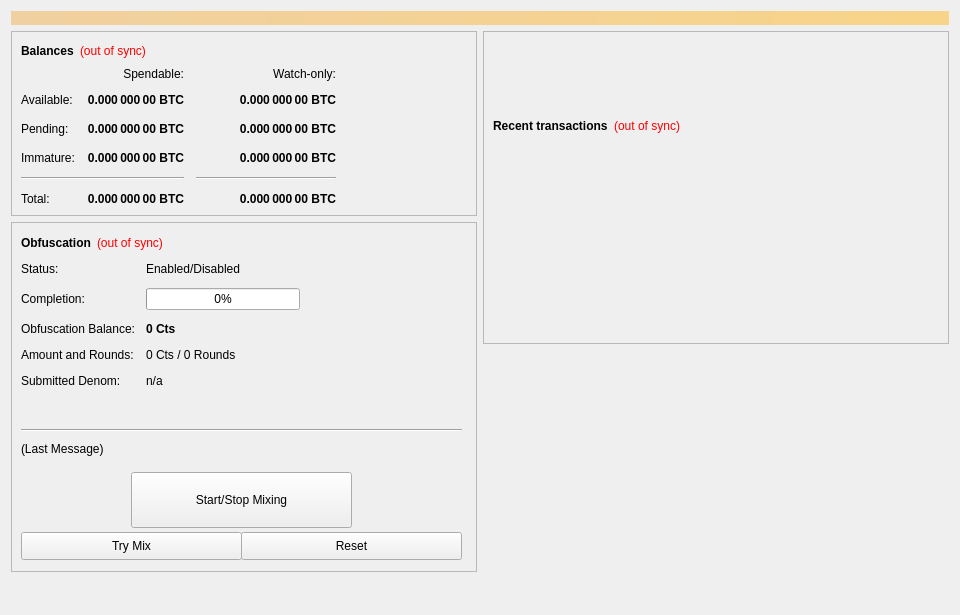
<?xml version="1.0" encoding="UTF-8"?>
<ui version="4.0">
 <class>OverviewPage</class>
 <widget class="QWidget" name="OverviewPage">
  <property name="geometry">
   <rect>
    <x>0</x>
    <y>0</y>
    <width>960</width>
    <height>615</height>
   </rect>
  </property>
  <property name="minimumSize">
   <size>
    <width>960</width>
    <height>0</height>
   </size>
  </property>
  <property name="windowTitle">
   <string>Form</string>
  </property>
  <layout class="QVBoxLayout" name="topLayout">
   <item>
    <widget class="QLabel" name="labelAlerts">
     <property name="visible">
      <bool>false</bool>
     </property>
     <property name="styleSheet">
      <string notr="true">background-color: qlineargradient(x1: 0, y1: 0, x2: 1, y2: 0, stop:0 #F0D0A0, stop:1 #F8D488); color:#000000;</string>
     </property>
     <property name="wordWrap">
      <bool>true</bool>
     </property>
     <property name="margin">
      <number>3</number>
     </property>
    </widget>
   </item>
   <item>
    <layout class="QHBoxLayout" name="horizontalLayout" stretch="1,1">
     <item>
      <layout class="QVBoxLayout" name="verticalLayout_2">
       <item>
        <widget class="QFrame" name="frame">
         <property name="frameShape">
          <enum>QFrame::StyledPanel</enum>
         </property>
         <property name="frameShadow">
          <enum>QFrame::Raised</enum>
         </property>
         <layout class="QVBoxLayout" name="verticalLayout_4">
          <item>
           <layout class="QHBoxLayout" name="horizontalLayout_4">
            <item>
             <widget class="QLabel" name="label_5">
              <property name="font">
               <font>
                <weight>75</weight>
                <bold>true</bold>
               </font>
              </property>
              <property name="text">
               <string>Balances</string>
              </property>
             </widget>
            </item>
            <item>
             <widget class="QLabel" name="labelWalletStatus">
              <property name="cursor">
               <cursorShape>WhatsThisCursor</cursorShape>
              </property>
              <property name="toolTip">
               <string>The displayed information may be out of date. Your wallet automatically synchronizes with the CTS network after a connection is established, but this process has not completed yet.</string>
              </property>
              <property name="styleSheet">
               <string notr="true">QLabel { color: red; }</string>
              </property>
              <property name="text">
               <string notr="true">(out of sync)</string>
              </property>
              <property name="alignment">
               <set>Qt::AlignLeading|Qt::AlignLeft|Qt::AlignVCenter</set>
              </property>
             </widget>
            </item>
            <item>
             <spacer name="horizontalSpacer_3">
              <property name="orientation">
               <enum>Qt::Horizontal</enum>
              </property>
              <property name="sizeHint" stdset="0">
               <size>
                <width>40</width>
                <height>20</height>
               </size>
              </property>
             </spacer>
            </item>
           </layout>
          </item>
          <item>
           <layout class="QGridLayout" name="gridLayout">
            <property name="spacing">
             <number>12</number>
            </property>
            <item row="2" column="2">
             <widget class="QLabel" name="labelWatchPending">
              <property name="font">
               <font>
                <weight>75</weight>
                <bold>true</bold>
               </font>
              </property>
              <property name="cursor">
               <cursorShape>IBeamCursor</cursorShape>
              </property>
              <property name="toolTip">
               <string>Unconfirmed transactions to watch-only addresses</string>
              </property>
              <property name="text">
               <string notr="true">0.000 000 00 BTC</string>
              </property>
              <property name="alignment">
               <set>Qt::AlignRight|Qt::AlignTrailing|Qt::AlignVCenter</set>
              </property>
              <property name="textInteractionFlags">
               <set>Qt::LinksAccessibleByMouse|Qt::TextSelectableByKeyboard|Qt::TextSelectableByMouse</set>
              </property>
             </widget>
            </item>
            <item row="2" column="1">
             <widget class="QLabel" name="labelUnconfirmed">
              <property name="font">
               <font>
                <weight>75</weight>
                <bold>true</bold>
               </font>
              </property>
              <property name="cursor">
               <cursorShape>IBeamCursor</cursorShape>
              </property>
              <property name="toolTip">
               <string>Total of transactions that have yet to be confirmed, and do not yet count toward the spendable balance</string>
              </property>
              <property name="text">
               <string notr="true">0.000 000 00 BTC</string>
              </property>
              <property name="alignment">
               <set>Qt::AlignRight|Qt::AlignTrailing|Qt::AlignVCenter</set>
              </property>
              <property name="textInteractionFlags">
               <set>Qt::LinksAccessibleByMouse|Qt::TextSelectableByKeyboard|Qt::TextSelectableByMouse</set>
              </property>
             </widget>
            </item>
            <item row="3" column="2">
             <widget class="QLabel" name="labelWatchImmature">
              <property name="font">
               <font>
                <weight>75</weight>
                <bold>true</bold>
               </font>
              </property>
              <property name="cursor">
               <cursorShape>IBeamCursor</cursorShape>
              </property>
              <property name="toolTip">
               <string>Staked or masternode rewards in watch-only addresses that has not yet matured</string>
              </property>
              <property name="text">
               <string notr="true">0.000 000 00 BTC</string>
              </property>
              <property name="alignment">
               <set>Qt::AlignRight|Qt::AlignTrailing|Qt::AlignVCenter</set>
              </property>
              <property name="textInteractionFlags">
               <set>Qt::LinksAccessibleByMouse|Qt::TextSelectableByKeyboard|Qt::TextSelectableByMouse</set>
              </property>
             </widget>
            </item>
            <item row="4" column="0" colspan="2">
             <widget class="Line" name="lineSpendableBalance">
              <property name="orientation">
               <enum>Qt::Horizontal</enum>
              </property>
             </widget>
            </item>
            <item row="4" column="2">
             <widget class="Line" name="lineWatchBalance">
              <property name="sizePolicy">
               <sizepolicy hsizetype="Preferred" vsizetype="Fixed">
                <horstretch>0</horstretch>
                <verstretch>0</verstretch>
               </sizepolicy>
              </property>
              <property name="minimumSize">
               <size>
                <width>140</width>
                <height>0</height>
               </size>
              </property>
              <property name="orientation">
               <enum>Qt::Horizontal</enum>
              </property>
             </widget>
            </item>
            <item row="5" column="0">
             <widget class="QLabel" name="labelTotalText">
              <property name="text">
               <string>Total:</string>
              </property>
             </widget>
            </item>
            <item row="3" column="1">
             <widget class="QLabel" name="labelImmature">
              <property name="font">
               <font>
                <weight>75</weight>
                <bold>true</bold>
               </font>
              </property>
              <property name="cursor">
               <cursorShape>IBeamCursor</cursorShape>
              </property>
              <property name="toolTip">
               <string>Staked or masternode rewards that has not yet matured</string>
              </property>
              <property name="text">
               <string notr="true">0.000 000 00 BTC</string>
              </property>
              <property name="alignment">
               <set>Qt::AlignRight|Qt::AlignTrailing|Qt::AlignVCenter</set>
              </property>
              <property name="textInteractionFlags">
               <set>Qt::LinksAccessibleByMouse|Qt::TextSelectableByKeyboard|Qt::TextSelectableByMouse</set>
              </property>
             </widget>
            </item>
            <item row="2" column="3">
             <spacer name="horizontalSpacer_2">
              <property name="orientation">
               <enum>Qt::Horizontal</enum>
              </property>
              <property name="sizeHint" stdset="0">
               <size>
                <width>40</width>
                <height>20</height>
               </size>
              </property>
             </spacer>
            </item>
            <item row="3" column="0">
             <widget class="QLabel" name="labelImmatureText">
              <property name="text">
               <string>Immature:</string>
              </property>
             </widget>
            </item>
            <item row="5" column="1">
             <widget class="QLabel" name="labelTotal">
              <property name="font">
               <font>
                <weight>75</weight>
                <bold>true</bold>
               </font>
              </property>
              <property name="cursor">
               <cursorShape>IBeamCursor</cursorShape>
              </property>
              <property name="toolTip">
               <string>Your current total balance</string>
              </property>
              <property name="text">
               <string notr="true">0.000 000 00 BTC</string>
              </property>
              <property name="alignment">
               <set>Qt::AlignRight|Qt::AlignTrailing|Qt::AlignVCenter</set>
              </property>
              <property name="textInteractionFlags">
               <set>Qt::LinksAccessibleByMouse|Qt::TextSelectableByKeyboard|Qt::TextSelectableByMouse</set>
              </property>
             </widget>
            </item>
            <item row="5" column="2">
             <widget class="QLabel" name="labelWatchTotal">
              <property name="font">
               <font>
                <weight>75</weight>
                <bold>true</bold>
               </font>
              </property>
              <property name="cursor">
               <cursorShape>IBeamCursor</cursorShape>
              </property>
              <property name="toolTip">
               <string>Current total balance in watch-only addresses</string>
              </property>
              <property name="text">
               <string notr="true">0.000 000 00 BTC</string>
              </property>
              <property name="alignment">
               <set>Qt::AlignRight|Qt::AlignTrailing|Qt::AlignVCenter</set>
              </property>
              <property name="textInteractionFlags">
               <set>Qt::LinksAccessibleByMouse|Qt::TextSelectableByKeyboard|Qt::TextSelectableByMouse</set>
              </property>
             </widget>
            </item>
            <item row="0" column="2">
             <widget class="QLabel" name="labelWatchonly">
              <property name="text">
               <string>Watch-only:</string>
              </property>
              <property name="alignment">
               <set>Qt::AlignRight|Qt::AlignTrailing|Qt::AlignVCenter</set>
              </property>
             </widget>
            </item>
            <item row="1" column="0">
             <widget class="QLabel" name="labelBalanceText">
              <property name="text">
               <string>Available:</string>
              </property>
             </widget>
            </item>
            <item row="1" column="1">
             <widget class="QLabel" name="labelBalance">
              <property name="font">
               <font>
                <weight>75</weight>
                <bold>true</bold>
               </font>
              </property>
              <property name="cursor">
               <cursorShape>IBeamCursor</cursorShape>
              </property>
              <property name="toolTip">
               <string>Your current spendable balance</string>
              </property>
              <property name="text">
               <string notr="true">0.000 000 00 BTC</string>
              </property>
              <property name="alignment">
               <set>Qt::AlignRight|Qt::AlignTrailing|Qt::AlignVCenter</set>
              </property>
              <property name="textInteractionFlags">
               <set>Qt::LinksAccessibleByMouse|Qt::TextSelectableByKeyboard|Qt::TextSelectableByMouse</set>
              </property>
             </widget>
            </item>
            <item row="1" column="2">
             <widget class="QLabel" name="labelWatchAvailable">
              <property name="font">
               <font>
                <weight>75</weight>
                <bold>true</bold>
               </font>
              </property>
              <property name="cursor">
               <cursorShape>IBeamCursor</cursorShape>
              </property>
              <property name="toolTip">
               <string>Your current balance in watch-only addresses</string>
              </property>
              <property name="text">
               <string notr="true">0.000 000 00 BTC</string>
              </property>
              <property name="alignment">
               <set>Qt::AlignRight|Qt::AlignTrailing|Qt::AlignVCenter</set>
              </property>
              <property name="textInteractionFlags">
               <set>Qt::LinksAccessibleByMouse|Qt::TextSelectableByKeyboard|Qt::TextSelectableByMouse</set>
              </property>
             </widget>
            </item>
            <item row="2" column="0">
             <widget class="QLabel" name="labelPendingText">
              <property name="text">
               <string>Pending:</string>
              </property>
             </widget>
            </item>
            <item row="0" column="1">
             <widget class="QLabel" name="labelSpendable">
              <property name="text">
               <string>Spendable:</string>
              </property>
              <property name="alignment">
               <set>Qt::AlignRight|Qt::AlignTrailing|Qt::AlignVCenter</set>
              </property>
             </widget>
            </item>
           </layout>
          </item>
         </layout>
        </widget>
       </item>
       <item>
        <widget class="QFrame" name="frameObfuscation">
         <property name="minimumSize">
          <size>
           <width>0</width>
           <height>350</height>
          </size>
         </property>
         <property name="layoutDirection">
          <enum>Qt::LeftToRight</enum>
         </property>
         <property name="frameShape">
          <enum>QFrame::StyledPanel</enum>
         </property>
         <property name="frameShadow">
          <enum>QFrame::Raised</enum>
         </property>
         <widget class="QWidget" name="formLayoutWidget">
          <property name="geometry">
           <rect>
            <x>10</x>
            <y>40</y>
            <width>451</width>
            <height>161</height>
           </rect>
          </property>
          <layout class="QFormLayout" name="formLayout">
           <property name="fieldGrowthPolicy">
            <enum>QFormLayout::AllNonFixedFieldsGrow</enum>
           </property>
           <property name="horizontalSpacing">
            <number>11</number>
           </property>
           <property name="verticalSpacing">
            <number>12</number>
           </property>
           <item row="0" column="0">
            <widget class="QLabel" name="label_6">
             <property name="text">
              <string>Status:</string>
             </property>
            </widget>
           </item>
           <item row="1" column="0">
            <widget class="QLabel" name="label_7">
             <property name="text">
              <string>Completion:</string>
             </property>
            </widget>
           </item>
           <item row="1" column="1">
            <widget class="QProgressBar" name="obfuscationProgress">
             <property name="maximumSize">
              <size>
               <width>154</width>
               <height>16777215</height>
              </size>
             </property>
             <property name="value">
              <number>0</number>
             </property>
            </widget>
           </item>
           <item row="2" column="0">
            <widget class="QLabel" name="labelAnonymizedText">
             <property name="text">
              <string>Obfuscation Balance:</string>
             </property>
            </widget>
           </item>
           <item row="2" column="1">
            <widget class="QLabel" name="labelAnonymized">
             <property name="font">
              <font>
               <weight>75</weight>
               <bold>true</bold>
              </font>
             </property>
             <property name="text">
              <string notr="true">0 Cts</string>
             </property>
            </widget>
           </item>
           <item row="3" column="0">
            <widget class="QLabel" name="label_8">
             <property name="text">
              <string>Amount and Rounds:</string>
             </property>
            </widget>
           </item>
           <item row="3" column="1">
            <widget class="QLabel" name="labelAmountRounds">
             <property name="text">
              <string>0 Cts / 0 Rounds</string>
             </property>
            </widget>
           </item>
           <item row="4" column="0">
            <widget class="QLabel" name="label_9">
             <property name="text">
              <string>Submitted Denom:</string>
             </property>
            </widget>
           </item>
           <item row="4" column="1">
            <widget class="QLabel" name="labelSubmittedDenom">
             <property name="toolTip">
              <string>The denominations you submitted to the Masternode.&lt;br&gt;To mix, other users must submit the exact same denominations.</string>
             </property>
             <property name="text">
              <string>n/a</string>
             </property>
            </widget>
           </item>
           <item row="0" column="1">
            <widget class="QLabel" name="obfuscationEnabled">
             <property name="text">
              <string>Enabled/Disabled</string>
             </property>
            </widget>
           </item>
          </layout>
         </widget>
         <widget class="QPushButton" name="runAutoDenom">
          <property name="geometry">
           <rect>
            <x>251</x>
            <y>17</y>
            <width>1</width>
            <height>1</height>
           </rect>
          </property>
          <property name="palette">
           <palette>
            <active>
             <colorrole role="WindowText">
              <brush brushstyle="SolidPattern">
               <color alpha="255">
                <red>0</red>
                <green>0</green>
                <blue>0</blue>
               </color>
              </brush>
             </colorrole>
             <colorrole role="Button">
              <brush brushstyle="SolidPattern">
               <color alpha="255">
                <red>239</red>
                <green>238</green>
                <blue>238</blue>
               </color>
              </brush>
             </colorrole>
             <colorrole role="Light">
              <brush brushstyle="SolidPattern">
               <color alpha="255">
                <red>255</red>
                <green>255</green>
                <blue>255</blue>
               </color>
              </brush>
             </colorrole>
             <colorrole role="Midlight">
              <brush brushstyle="SolidPattern">
               <color alpha="255">
                <red>247</red>
                <green>246</green>
                <blue>246</blue>
               </color>
              </brush>
             </colorrole>
             <colorrole role="Dark">
              <brush brushstyle="SolidPattern">
               <color alpha="255">
                <red>119</red>
                <green>119</green>
                <blue>119</blue>
               </color>
              </brush>
             </colorrole>
             <colorrole role="Mid">
              <brush brushstyle="SolidPattern">
               <color alpha="255">
                <red>159</red>
                <green>159</green>
                <blue>159</blue>
               </color>
              </brush>
             </colorrole>
             <colorrole role="Text">
              <brush brushstyle="SolidPattern">
               <color alpha="255">
                <red>0</red>
                <green>0</green>
                <blue>0</blue>
               </color>
              </brush>
             </colorrole>
             <colorrole role="BrightText">
              <brush brushstyle="SolidPattern">
               <color alpha="255">
                <red>255</red>
                <green>255</green>
                <blue>255</blue>
               </color>
              </brush>
             </colorrole>
             <colorrole role="ButtonText">
              <brush brushstyle="SolidPattern">
               <color alpha="255">
                <red>0</red>
                <green>0</green>
                <blue>0</blue>
               </color>
              </brush>
             </colorrole>
             <colorrole role="Base">
              <brush brushstyle="SolidPattern">
               <color alpha="255">
                <red>255</red>
                <green>255</green>
                <blue>255</blue>
               </color>
              </brush>
             </colorrole>
             <colorrole role="Window">
              <brush brushstyle="SolidPattern">
               <color alpha="255">
                <red>239</red>
                <green>238</green>
                <blue>238</blue>
               </color>
              </brush>
             </colorrole>
             <colorrole role="Shadow">
              <brush brushstyle="SolidPattern">
               <color alpha="255">
                <red>0</red>
                <green>0</green>
                <blue>0</blue>
               </color>
              </brush>
             </colorrole>
             <colorrole role="AlternateBase">
              <brush brushstyle="SolidPattern">
               <color alpha="255">
                <red>247</red>
                <green>246</green>
                <blue>246</blue>
               </color>
              </brush>
             </colorrole>
             <colorrole role="ToolTipBase">
              <brush brushstyle="SolidPattern">
               <color alpha="255">
                <red>255</red>
                <green>255</green>
                <blue>220</blue>
               </color>
              </brush>
             </colorrole>
             <colorrole role="ToolTipText">
              <brush brushstyle="SolidPattern">
               <color alpha="255">
                <red>0</red>
                <green>0</green>
                <blue>0</blue>
               </color>
              </brush>
             </colorrole>
            </active>
            <inactive>
             <colorrole role="WindowText">
              <brush brushstyle="SolidPattern">
               <color alpha="255">
                <red>0</red>
                <green>0</green>
                <blue>0</blue>
               </color>
              </brush>
             </colorrole>
             <colorrole role="Button">
              <brush brushstyle="SolidPattern">
               <color alpha="255">
                <red>239</red>
                <green>238</green>
                <blue>238</blue>
               </color>
              </brush>
             </colorrole>
             <colorrole role="Light">
              <brush brushstyle="SolidPattern">
               <color alpha="255">
                <red>255</red>
                <green>255</green>
                <blue>255</blue>
               </color>
              </brush>
             </colorrole>
             <colorrole role="Midlight">
              <brush brushstyle="SolidPattern">
               <color alpha="255">
                <red>247</red>
                <green>246</green>
                <blue>246</blue>
               </color>
              </brush>
             </colorrole>
             <colorrole role="Dark">
              <brush brushstyle="SolidPattern">
               <color alpha="255">
                <red>119</red>
                <green>119</green>
                <blue>119</blue>
               </color>
              </brush>
             </colorrole>
             <colorrole role="Mid">
              <brush brushstyle="SolidPattern">
               <color alpha="255">
                <red>159</red>
                <green>159</green>
                <blue>159</blue>
               </color>
              </brush>
             </colorrole>
             <colorrole role="Text">
              <brush brushstyle="SolidPattern">
               <color alpha="255">
                <red>0</red>
                <green>0</green>
                <blue>0</blue>
               </color>
              </brush>
             </colorrole>
             <colorrole role="BrightText">
              <brush brushstyle="SolidPattern">
               <color alpha="255">
                <red>255</red>
                <green>255</green>
                <blue>255</blue>
               </color>
              </brush>
             </colorrole>
             <colorrole role="ButtonText">
              <brush brushstyle="SolidPattern">
               <color alpha="255">
                <red>0</red>
                <green>0</green>
                <blue>0</blue>
               </color>
              </brush>
             </colorrole>
             <colorrole role="Base">
              <brush brushstyle="SolidPattern">
               <color alpha="255">
                <red>255</red>
                <green>255</green>
                <blue>255</blue>
               </color>
              </brush>
             </colorrole>
             <colorrole role="Window">
              <brush brushstyle="SolidPattern">
               <color alpha="255">
                <red>239</red>
                <green>238</green>
                <blue>238</blue>
               </color>
              </brush>
             </colorrole>
             <colorrole role="Shadow">
              <brush brushstyle="SolidPattern">
               <color alpha="255">
                <red>0</red>
                <green>0</green>
                <blue>0</blue>
               </color>
              </brush>
             </colorrole>
             <colorrole role="AlternateBase">
              <brush brushstyle="SolidPattern">
               <color alpha="255">
                <red>247</red>
                <green>246</green>
                <blue>246</blue>
               </color>
              </brush>
             </colorrole>
             <colorrole role="ToolTipBase">
              <brush brushstyle="SolidPattern">
               <color alpha="255">
                <red>255</red>
                <green>255</green>
                <blue>220</blue>
               </color>
              </brush>
             </colorrole>
             <colorrole role="ToolTipText">
              <brush brushstyle="SolidPattern">
               <color alpha="255">
                <red>0</red>
                <green>0</green>
                <blue>0</blue>
               </color>
              </brush>
             </colorrole>
            </inactive>
            <disabled>
             <colorrole role="WindowText">
              <brush brushstyle="SolidPattern">
               <color alpha="255">
                <red>119</red>
                <green>119</green>
                <blue>119</blue>
               </color>
              </brush>
             </colorrole>
             <colorrole role="Button">
              <brush brushstyle="SolidPattern">
               <color alpha="255">
                <red>239</red>
                <green>238</green>
                <blue>238</blue>
               </color>
              </brush>
             </colorrole>
             <colorrole role="Light">
              <brush brushstyle="SolidPattern">
               <color alpha="255">
                <red>255</red>
                <green>255</green>
                <blue>255</blue>
               </color>
              </brush>
             </colorrole>
             <colorrole role="Midlight">
              <brush brushstyle="SolidPattern">
               <color alpha="255">
                <red>247</red>
                <green>246</green>
                <blue>246</blue>
               </color>
              </brush>
             </colorrole>
             <colorrole role="Dark">
              <brush brushstyle="SolidPattern">
               <color alpha="255">
                <red>119</red>
                <green>119</green>
                <blue>119</blue>
               </color>
              </brush>
             </colorrole>
             <colorrole role="Mid">
              <brush brushstyle="SolidPattern">
               <color alpha="255">
                <red>159</red>
                <green>159</green>
                <blue>159</blue>
               </color>
              </brush>
             </colorrole>
             <colorrole role="Text">
              <brush brushstyle="SolidPattern">
               <color alpha="255">
                <red>119</red>
                <green>119</green>
                <blue>119</blue>
               </color>
              </brush>
             </colorrole>
             <colorrole role="BrightText">
              <brush brushstyle="SolidPattern">
               <color alpha="255">
                <red>255</red>
                <green>255</green>
                <blue>255</blue>
               </color>
              </brush>
             </colorrole>
             <colorrole role="ButtonText">
              <brush brushstyle="SolidPattern">
               <color alpha="255">
                <red>119</red>
                <green>119</green>
                <blue>119</blue>
               </color>
              </brush>
             </colorrole>
             <colorrole role="Base">
              <brush brushstyle="SolidPattern">
               <color alpha="255">
                <red>239</red>
                <green>238</green>
                <blue>238</blue>
               </color>
              </brush>
             </colorrole>
             <colorrole role="Window">
              <brush brushstyle="SolidPattern">
               <color alpha="255">
                <red>239</red>
                <green>238</green>
                <blue>238</blue>
               </color>
              </brush>
             </colorrole>
             <colorrole role="Shadow">
              <brush brushstyle="SolidPattern">
               <color alpha="255">
                <red>0</red>
                <green>0</green>
                <blue>0</blue>
               </color>
              </brush>
             </colorrole>
             <colorrole role="AlternateBase">
              <brush brushstyle="SolidPattern">
               <color alpha="255">
                <red>239</red>
                <green>238</green>
                <blue>238</blue>
               </color>
              </brush>
             </colorrole>
             <colorrole role="ToolTipBase">
              <brush brushstyle="SolidPattern">
               <color alpha="255">
                <red>255</red>
                <green>255</green>
                <blue>220</blue>
               </color>
              </brush>
             </colorrole>
             <colorrole role="ToolTipText">
              <brush brushstyle="SolidPattern">
               <color alpha="255">
                <red>0</red>
                <green>0</green>
                <blue>0</blue>
               </color>
              </brush>
             </colorrole>
            </disabled>
           </palette>
          </property>
          <property name="focusPolicy">
           <enum>Qt::NoFocus</enum>
          </property>
          <property name="autoFillBackground">
           <bool>true</bool>
          </property>
          <property name="text">
           <string/>
          </property>
          <property name="flat">
           <bool>true</bool>
          </property>
         </widget>
         <widget class="QPushButton" name="toggleObfuscation">
          <property name="geometry">
           <rect>
            <x>120</x>
            <y>250</y>
            <width>221</width>
            <height>56</height>
           </rect>
          </property>
          <property name="sizePolicy">
           <sizepolicy hsizetype="MinimumExpanding" vsizetype="Fixed">
            <horstretch>0</horstretch>
            <verstretch>0</verstretch>
           </sizepolicy>
          </property>
          <property name="text">
           <string>Start/Stop Mixing</string>
          </property>
         </widget>
         <widget class="Line" name="lineLastMessage">
          <property name="geometry">
           <rect>
            <x>10</x>
            <y>200</y>
            <width>441</width>
            <height>16</height>
           </rect>
          </property>
          <property name="orientation">
           <enum>Qt::Horizontal</enum>
          </property>
         </widget>
         <widget class="QLabel" name="obfuscationStatus">
          <property name="geometry">
           <rect>
            <x>10</x>
            <y>220</y>
            <width>451</width>
            <height>61</height>
           </rect>
          </property>
          <property name="minimumSize">
           <size>
            <width>288</width>
            <height>43</height>
           </size>
          </property>
          <property name="text">
           <string>(Last Message)</string>
          </property>
          <property name="alignment">
           <set>Qt::AlignLeading|Qt::AlignLeft|Qt::AlignTop</set>
          </property>
          <property name="wordWrap">
           <bool>true</bool>
          </property>
         </widget>
         <widget class="QPushButton" name="obfuscationAuto">
          <property name="geometry">
           <rect>
            <x>10</x>
            <y>310</y>
            <width>221</width>
            <height>28</height>
           </rect>
          </property>
          <property name="sizePolicy">
           <sizepolicy hsizetype="MinimumExpanding" vsizetype="Fixed">
            <horstretch>0</horstretch>
            <verstretch>0</verstretch>
           </sizepolicy>
          </property>
          <property name="toolTip">
           <string>Try to manually submit a Obfuscation request.</string>
          </property>
          <property name="text">
           <string>Try Mix</string>
          </property>
         </widget>
         <widget class="QPushButton" name="obfuscationReset">
          <property name="geometry">
           <rect>
            <x>230</x>
            <y>310</y>
            <width>221</width>
            <height>28</height>
           </rect>
          </property>
          <property name="sizePolicy">
           <sizepolicy hsizetype="MinimumExpanding" vsizetype="Fixed">
            <horstretch>0</horstretch>
            <verstretch>0</verstretch>
           </sizepolicy>
          </property>
          <property name="toolTip">
           <string>Reset the current status of Obfuscation (can interrupt Obfuscation if it's in the process of Mixing, which can cost you money!)</string>
          </property>
          <property name="autoFillBackground">
           <bool>false</bool>
          </property>
          <property name="text">
           <string>Reset</string>
          </property>
         </widget>
         <widget class="QWidget" name="layoutWidget">
          <property name="geometry">
           <rect>
            <x>10</x>
            <y>10</y>
            <width>431</width>
            <height>22</height>
           </rect>
          </property>
          <layout class="QHBoxLayout" name="horizontalLayout_5">
           <item>
            <widget class="QLabel" name="label_2">
             <property name="font">
              <font>
               <weight>75</weight>
               <bold>true</bold>
              </font>
             </property>
             <property name="text">
              <string>Obfuscation</string>
             </property>
            </widget>
           </item>
           <item>
            <widget class="QLabel" name="labelObfuscationSyncStatus">
             <property name="toolTip">
              <string>The displayed information may be out of date. Your wallet automatically synchronizes with the CTS network after a connection is established, but this process has not completed yet.</string>
             </property>
             <property name="styleSheet">
              <string notr="true">QLabel { color: red; }</string>
             </property>
             <property name="text">
              <string notr="true">(out of sync)</string>
             </property>
             <property name="alignment">
              <set>Qt::AlignLeading|Qt::AlignLeft|Qt::AlignVCenter</set>
             </property>
            </widget>
           </item>
           <item>
            <spacer name="horizontalSpacer_4">
             <property name="orientation">
              <enum>Qt::Horizontal</enum>
             </property>
             <property name="sizeHint" stdset="0">
              <size>
               <width>40</width>
               <height>20</height>
              </size>
             </property>
            </spacer>
           </item>
          </layout>
         </widget>
        </widget>
       </item>
       <item>
        <spacer name="verticalSpacer">
         <property name="orientation">
          <enum>Qt::Vertical</enum>
         </property>
         <property name="sizeHint" stdset="0">
          <size>
           <width>20</width>
           <height>40</height>
          </size>
         </property>
        </spacer>
       </item>
      </layout>
     </item>
     <item>
      <layout class="QVBoxLayout" name="verticalLayout_3">
       <item>
        <widget class="QFrame" name="frame_2">
         <property name="frameShape">
          <enum>QFrame::StyledPanel</enum>
         </property>
         <property name="frameShadow">
          <enum>QFrame::Raised</enum>
         </property>
         <layout class="QVBoxLayout" name="verticalLayout">
          <item>
           <spacer name="verticalSpacer_3">
            <property name="orientation">
             <enum>Qt::Vertical</enum>
            </property>
            <property name="sizeType">
             <enum>QSizePolicy::Fixed</enum>
            </property>
            <property name="sizeHint" stdset="0">
             <size>
              <width>20</width>
              <height>75</height>
             </size>
            </property>
           </spacer>
          </item>
          <item>
           <layout class="QHBoxLayout" name="horizontalLayout_2">
            <item>
             <widget class="QLabel" name="label_4">
              <property name="font">
               <font>
                <weight>75</weight>
                <bold>true</bold>
               </font>
              </property>
              <property name="text">
               <string>Recent transactions</string>
              </property>
             </widget>
            </item>
            <item>
             <widget class="QLabel" name="labelTransactionsStatus">
              <property name="cursor">
               <cursorShape>WhatsThisCursor</cursorShape>
              </property>
              <property name="toolTip">
               <string>The displayed information may be out of date. Your wallet automatically synchronizes with the CTS network after a connection is established, but this process has not completed yet.</string>
              </property>
              <property name="styleSheet">
               <string notr="true">QLabel { color: red; }</string>
              </property>
              <property name="text">
               <string notr="true">(out of sync)</string>
              </property>
              <property name="alignment">
               <set>Qt::AlignRight|Qt::AlignTrailing|Qt::AlignVCenter</set>
              </property>
             </widget>
            </item>
            <item>
             <spacer name="horizontalSpacer">
              <property name="orientation">
               <enum>Qt::Horizontal</enum>
              </property>
              <property name="sizeHint" stdset="0">
               <size>
                <width>40</width>
                <height>20</height>
               </size>
              </property>
             </spacer>
            </item>
           </layout>
          </item>
          <item>
           <widget class="QListView" name="listTransactions">
            <property name="styleSheet">
             <string notr="true">QListView { background: transparent; }</string>
            </property>
            <property name="frameShape">
             <enum>QFrame::NoFrame</enum>
            </property>
            <property name="verticalScrollBarPolicy">
             <enum>Qt::ScrollBarAlwaysOff</enum>
            </property>
            <property name="horizontalScrollBarPolicy">
             <enum>Qt::ScrollBarAlwaysOff</enum>
            </property>
            <property name="selectionMode">
             <enum>QAbstractItemView::NoSelection</enum>
            </property>
           </widget>
          </item>
         </layout>
        </widget>
       </item>
       <item>
        <spacer name="verticalSpacer_2">
         <property name="orientation">
          <enum>Qt::Vertical</enum>
         </property>
         <property name="sizeType">
          <enum>QSizePolicy::Expanding</enum>
         </property>
         <property name="sizeHint" stdset="0">
          <size>
           <width>20</width>
           <height>40</height>
          </size>
         </property>
        </spacer>
       </item>
      </layout>
     </item>
    </layout>
   </item>
  </layout>
 </widget>
 <resources/>
 <connections/>
</ui>
